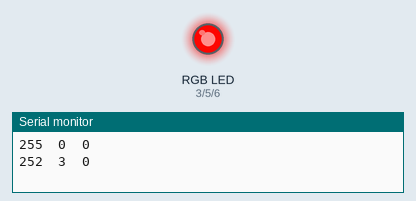
The sketch below on a simulated Arduino Uno, built with avr-gcc and run on an emulated ATmega328P. Shown: an RGB LED mixed from three pins (HIGH = lit), the last lines printed to the serial monitor. Dim RGB values are drawn brighter than linear.

Above: at 0.05 s.
At 0.65 s:
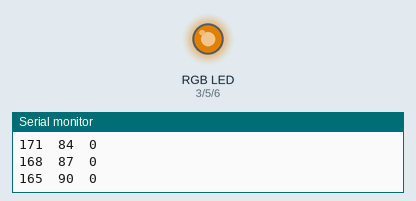
At 1.25 s:
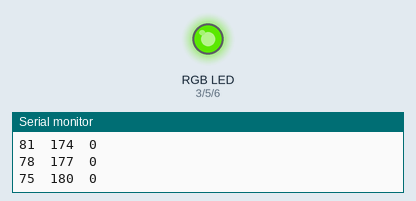
At 2.45 s:
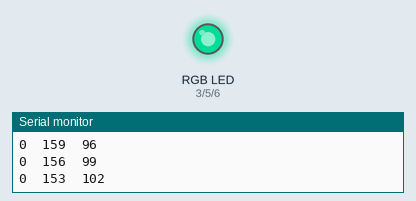
At 3.65 s:
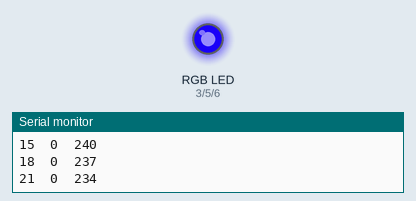
At 4.9 s:
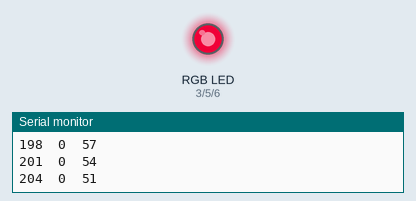
Timing chart, 0 to 6.8 s (numbered marks = the images above):
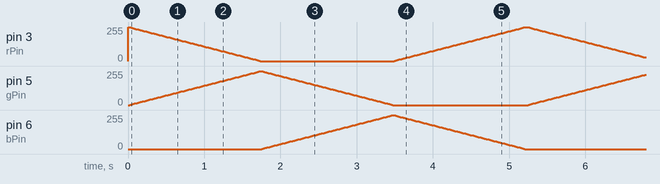

The sketch:

rgbled.ino
```cpp
const int rPin = 3;
const int gPin = 5;
const int bPin = 6;

int r, g, b, c;


void setup() {
  // put your setup code here, to run once:

  Serial.begin(9600);

}

void loop() {
  // put your main code here, to run repeatedly:

  // generate our RGB values
  Wheel(c);

  // apply them
  analogWrite(rPin, r);
  analogWrite(gPin, g);
  analogWrite(bPin, b);

  // increment
  c++;
  // prevent rollover 255
  c = c % 256;

  delay(20);

  // print values
  Serial.print(r);
  Serial.print("\t");
  Serial.print(g);
  Serial.print("\t");
  Serial.println(b);
}


// Input a value 0 to 255 to get a color value.
// The colours are a transition r - g - b - back to r.
void Wheel(byte WheelPos) {
  WheelPos = 255 - WheelPos;
  if (WheelPos < 85) {
    r = 255 - WheelPos * 3;
    g = 0;
    b = WheelPos * 3;
  } else if (WheelPos < 170) {
    WheelPos -= 85;
    r = 0;
    g = WheelPos * 3;
    b = 255 - WheelPos * 3;
  } else {
    WheelPos -= 170;
    r = WheelPos * 3;
    g = 255 - WheelPos * 3;
    b = 0;
  }
}
```
